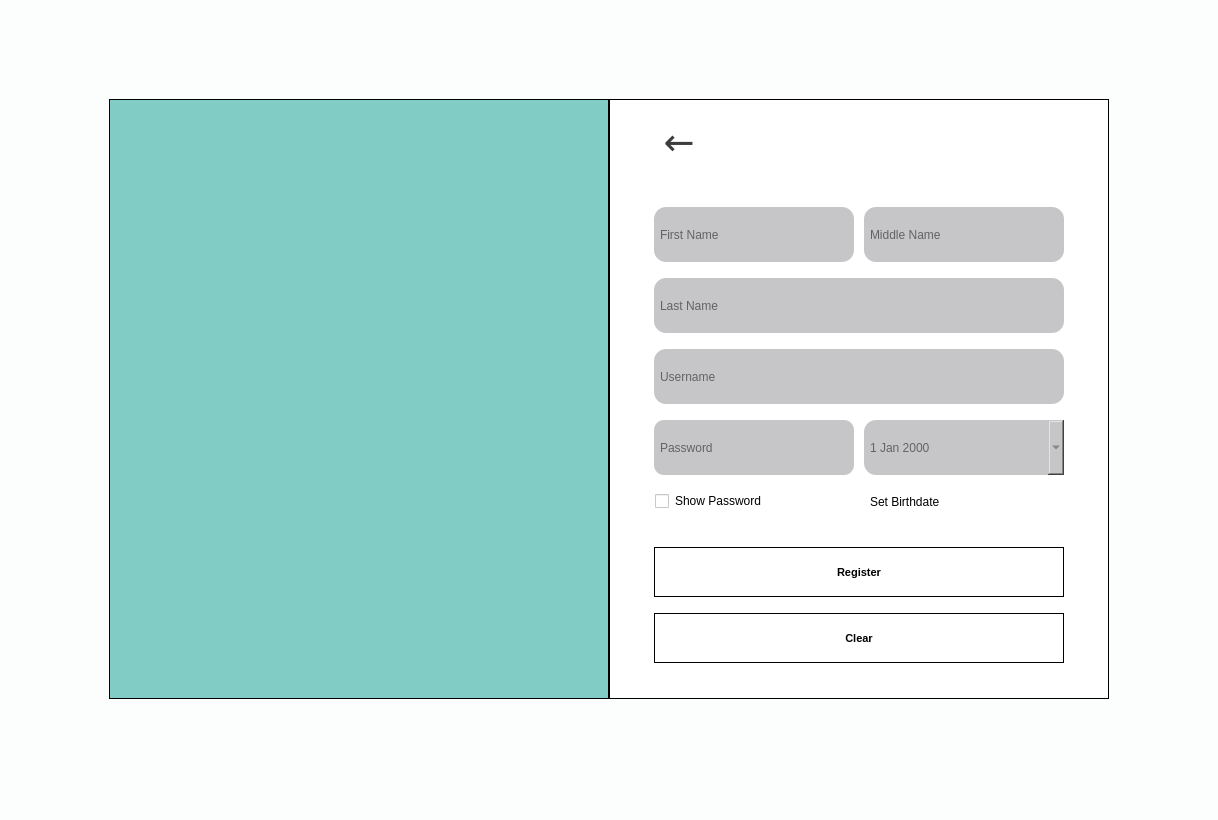
<?xml version="1.0" encoding="UTF-8"?>
<ui version="4.0">
 <class>adminRegistration</class>
 <widget class="QMainWindow" name="adminRegistration">
  <property name="geometry">
   <rect>
    <x>0</x>
    <y>0</y>
    <width>1218</width>
    <height>820</height>
   </rect>
  </property>
  <property name="windowTitle">
   <string>adminRegistration</string>
  </property>
  <property name="styleSheet">
   <string notr="true">background-color: #FCFEFE;</string>
  </property>
  <property name="animated">
   <bool>true</bool>
  </property>
  <property name="documentMode">
   <bool>false</bool>
  </property>
  <widget class="QWidget" name="centralwidget">
   <property name="layoutDirection">
    <enum>Qt::LeftToRight</enum>
   </property>
   <layout class="QGridLayout" name="gridLayout_4">
    <item row="0" column="0">
     <layout class="QGridLayout" name="gridLayout_3">
      <property name="horizontalSpacing">
       <number>0</number>
      </property>
      <item row="0" column="0">
       <widget class="QWidget" name="widget_2" native="true">
        <property name="minimumSize">
         <size>
          <width>200</width>
          <height>0</height>
         </size>
        </property>
        <property name="maximumSize">
         <size>
          <width>500</width>
          <height>600</height>
         </size>
        </property>
        <property name="styleSheet">
         <string notr="true">QWidget {
    background-color: #81cdc6;
 border-style: solid;
    border-color: black;
    border-width: 1px;

}</string>
        </property>
        <layout class="QGridLayout" name="gridLayout">
         <property name="rightMargin">
          <number>9</number>
         </property>
         <item row="0" column="0">
          <widget class="QLabel" name="logo">
           <property name="minimumSize">
            <size>
             <width>420</width>
             <height>50</height>
            </size>
           </property>
           <property name="maximumSize">
            <size>
             <width>450</width>
             <height>290</height>
            </size>
           </property>
           <property name="styleSheet">
            <string notr="true">image: url(:/images/received_836614531712349.png);

border:none;</string>
           </property>
           <property name="frameShape">
            <enum>QFrame::NoFrame</enum>
           </property>
           <property name="frameShadow">
            <enum>QFrame::Plain</enum>
           </property>
           <property name="text">
            <string/>
           </property>
           <property name="scaledContents">
            <bool>true</bool>
           </property>
           <property name="margin">
            <number>0</number>
           </property>
          </widget>
         </item>
        </layout>
       </widget>
      </item>
      <item row="0" column="1">
       <widget class="QWidget" name="whiteContainer" native="true">
        <property name="minimumSize">
         <size>
          <width>200</width>
          <height>0</height>
         </size>
        </property>
        <property name="maximumSize">
         <size>
          <width>500</width>
          <height>600</height>
         </size>
        </property>
        <property name="layoutDirection">
         <enum>Qt::LeftToRight</enum>
        </property>
        <property name="autoFillBackground">
         <bool>false</bool>
        </property>
        <property name="styleSheet">
         <string notr="true">QWidget {
    background-color: #fff;
 border-style: solid;
    border-color: black;
    border-width: 1px;
}</string>
        </property>
        <property name="inputMethodHints">
         <set>Qt::ImhNone</set>
        </property>
        <layout class="QGridLayout" name="gridLayout_2">
         <property name="leftMargin">
          <number>45</number>
         </property>
         <property name="topMargin">
          <number>10</number>
         </property>
         <property name="rightMargin">
          <number>45</number>
         </property>
         <property name="bottomMargin">
          <number>30</number>
         </property>
         <property name="verticalSpacing">
          <number>10</number>
         </property>
         <item row="3" column="0">
          <widget class="QLineEdit" name="lastName_input">
           <property name="minimumSize">
            <size>
             <width>150</width>
             <height>55</height>
            </size>
           </property>
           <property name="maximumSize">
            <size>
             <width>500</width>
             <height>55</height>
            </size>
           </property>
           <property name="font">
            <font>
             <family>Segoe UI</family>
            </font>
           </property>
           <property name="styleSheet">
            <string notr="true">
QLineEdit {
  background-color: #c6c6c8;
  padding: 4px;
  border: none;
border-radius:12px;
  position: relative;
  z-index: 0; /* We force a stacking context */
}
</string>
           </property>
           <property name="text">
            <string/>
           </property>
           <property name="frame">
            <bool>true</bool>
           </property>
           <property name="echoMode">
            <enum>QLineEdit::Normal</enum>
           </property>
           <property name="placeholderText">
            <string>Last Name</string>
           </property>
          </widget>
         </item>
         <item row="2" column="0">
          <layout class="QHBoxLayout" name="horizontalLayout">
           <property name="spacing">
            <number>10</number>
           </property>
           <item>
            <widget class="QLineEdit" name="firstName_input">
             <property name="minimumSize">
              <size>
               <width>150</width>
               <height>55</height>
              </size>
             </property>
             <property name="maximumSize">
              <size>
               <width>500</width>
               <height>55</height>
              </size>
             </property>
             <property name="font">
              <font>
               <family>Segoe UI</family>
              </font>
             </property>
             <property name="styleSheet">
              <string notr="true">
QLineEdit {
  background-color: #c6c6c8;
  padding: 4px;
  border: none;
border-radius:12px;
  position: relative;
  z-index: 0; /* We force a stacking context */
}
</string>
             </property>
             <property name="text">
              <string/>
             </property>
             <property name="frame">
              <bool>true</bool>
             </property>
             <property name="echoMode">
              <enum>QLineEdit::Normal</enum>
             </property>
             <property name="placeholderText">
              <string>First Name</string>
             </property>
            </widget>
           </item>
           <item>
            <widget class="QLineEdit" name="middleName_input">
             <property name="minimumSize">
              <size>
               <width>150</width>
               <height>55</height>
              </size>
             </property>
             <property name="maximumSize">
              <size>
               <width>500</width>
               <height>55</height>
              </size>
             </property>
             <property name="font">
              <font>
               <family>Segoe UI</family>
              </font>
             </property>
             <property name="styleSheet">
              <string notr="true">
QLineEdit {
  background-color: #c6c6c8;
  padding: 4px;
  border: none;
border-radius:12px;
  position: relative;
  z-index: 0; /* We force a stacking context */
}
</string>
             </property>
             <property name="text">
              <string/>
             </property>
             <property name="frame">
              <bool>true</bool>
             </property>
             <property name="echoMode">
              <enum>QLineEdit::Normal</enum>
             </property>
             <property name="placeholderText">
              <string>Middle Name</string>
             </property>
            </widget>
           </item>
          </layout>
         </item>
         <item row="6" column="0">
          <layout class="QHBoxLayout" name="horizontalLayout_3">
           <property name="bottomMargin">
            <number>20</number>
           </property>
           <item>
            <widget class="QCheckBox" name="show_password_checkbox">
             <property name="minimumSize">
              <size>
               <width>150</width>
               <height>0</height>
              </size>
             </property>
             <property name="maximumSize">
              <size>
               <width>500</width>
               <height>20</height>
              </size>
             </property>
             <property name="font">
              <font>
               <family>Segoe UI</family>
              </font>
             </property>
             <property name="layoutDirection">
              <enum>Qt::LeftToRight</enum>
             </property>
             <property name="styleSheet">
              <string notr="true">border-color:white;
</string>
             </property>
             <property name="text">
              <string>Show Password</string>
             </property>
            </widget>
           </item>
           <item>
            <spacer name="horizontalSpacer">
             <property name="orientation">
              <enum>Qt::Horizontal</enum>
             </property>
             <property name="sizeType">
              <enum>QSizePolicy::Fixed</enum>
             </property>
             <property name="sizeHint" stdset="0">
              <size>
               <width>62</width>
               <height>20</height>
              </size>
             </property>
            </spacer>
           </item>
           <item>
            <widget class="QLabel" name="setBirthdate_label">
             <property name="sizePolicy">
              <sizepolicy hsizetype="Expanding" vsizetype="Fixed">
               <horstretch>0</horstretch>
               <verstretch>0</verstretch>
              </sizepolicy>
             </property>
             <property name="minimumSize">
              <size>
               <width>150</width>
               <height>0</height>
              </size>
             </property>
             <property name="maximumSize">
              <size>
               <width>500</width>
               <height>20</height>
              </size>
             </property>
             <property name="font">
              <font>
               <family>Segoe UI</family>
              </font>
             </property>
             <property name="styleSheet">
              <string notr="true">QLabel {
  background-color: #fff;
  padding: 4px;
  border: none;
  border-radius: 12px; /* Adjusted border-radius */
  position: relative;
  z-index: 0; /* We force a stacking context */
  color: black;
}
</string>
             </property>
             <property name="lineWidth">
              <number>0</number>
             </property>
             <property name="text">
              <string>Set Birthdate</string>
             </property>
             <property name="alignment">
              <set>Qt::AlignLeading|Qt::AlignLeft|Qt::AlignTop</set>
             </property>
             <property name="indent">
              <number>0</number>
             </property>
            </widget>
           </item>
          </layout>
         </item>
         <item row="4" column="0">
          <widget class="QLineEdit" name="username_input">
           <property name="minimumSize">
            <size>
             <width>150</width>
             <height>55</height>
            </size>
           </property>
           <property name="maximumSize">
            <size>
             <width>500</width>
             <height>55</height>
            </size>
           </property>
           <property name="font">
            <font>
             <family>Segoe UI</family>
            </font>
           </property>
           <property name="styleSheet">
            <string notr="true">
QLineEdit {
  background-color: #c6c6c8;
  padding: 4px;
  border: none;
border-radius:12px;
  position: relative;
  z-index: 0; /* We force a stacking context */
}
</string>
           </property>
           <property name="text">
            <string/>
           </property>
           <property name="frame">
            <bool>true</bool>
           </property>
           <property name="echoMode">
            <enum>QLineEdit::Normal</enum>
           </property>
           <property name="placeholderText">
            <string>Username</string>
           </property>
          </widget>
         </item>
         <item row="7" column="0">
          <widget class="QPushButton" name="registerButton">
           <property name="minimumSize">
            <size>
             <width>150</width>
             <height>50</height>
            </size>
           </property>
           <property name="maximumSize">
            <size>
             <width>500</width>
             <height>16777215</height>
            </size>
           </property>
           <property name="font">
            <font>
             <family>Segoe UI</family>
             <pointsize>8</pointsize>
             <weight>75</weight>
             <bold>true</bold>
             <strikeout>false</strikeout>
            </font>
           </property>
           <property name="mouseTracking">
            <bool>true</bool>
           </property>
           <property name="tabletTracking">
            <bool>true</bool>
           </property>
           <property name="styleSheet">
            <string notr="true">QPushButton {
 background-color: #10cc94;
border-radius:12px;
color:#fff;
}
QPushButton#quit_button {
   background-color: green;
}
QPushButton::pressed {
background-color: #fff;
}
QpushButton{
border: 2px solid #555;
    border-radius: 20px;
    border-style: outset;
border-width:200px;
    
}
QPushButton:hover {
   background-color: #0a9c73;
   transition: background-color 0.5s cubic-bezier(0.4, 0, 0.2, 1);
}

border:none;
</string>
           </property>
           <property name="text">
            <string>Register</string>
           </property>
          </widget>
         </item>
         <item row="8" column="0">
          <widget class="QPushButton" name="clearButton">
           <property name="minimumSize">
            <size>
             <width>150</width>
             <height>50</height>
            </size>
           </property>
           <property name="maximumSize">
            <size>
             <width>500</width>
             <height>16777215</height>
            </size>
           </property>
           <property name="font">
            <font>
             <family>Segoe UI</family>
             <pointsize>8</pointsize>
             <weight>75</weight>
             <bold>true</bold>
             <strikeout>false</strikeout>
            </font>
           </property>
           <property name="mouseTracking">
            <bool>true</bool>
           </property>
           <property name="tabletTracking">
            <bool>true</bool>
           </property>
           <property name="styleSheet">
            <string notr="true">QPushButton {
 background-color: #F88379;
border-radius:12px;
color:#fff;
}
QPushButton#quit_button {
   background-color: green;
}
QPushButton::pressed {
background-color: #fff;
}
QpushButton{
border: 2px solid #555;
border-radius: 20px;
border-style: outset;
border-width:200px;
    
}
QPushButton:hover {
   background-color: #F66150;
   transition: background-color 0.5s cubic-bezier(0.4, 0, 0.2, 1);
}

border:none;
</string>
           </property>
           <property name="text">
            <string>Clear</string>
           </property>
          </widget>
         </item>
         <item row="1" column="0">
          <spacer name="verticalSpacer">
           <property name="orientation">
            <enum>Qt::Vertical</enum>
           </property>
           <property name="sizeType">
            <enum>QSizePolicy::Fixed</enum>
           </property>
           <property name="sizeHint" stdset="0">
            <size>
             <width>20</width>
             <height>25</height>
            </size>
           </property>
          </spacer>
         </item>
         <item row="5" column="0">
          <layout class="QHBoxLayout" name="horizontalLayout_2">
           <property name="spacing">
            <number>10</number>
           </property>
           <item>
            <widget class="QLineEdit" name="password_input">
             <property name="minimumSize">
              <size>
               <width>150</width>
               <height>55</height>
              </size>
             </property>
             <property name="maximumSize">
              <size>
               <width>500</width>
               <height>55</height>
              </size>
             </property>
             <property name="font">
              <font>
               <family>Segoe UI</family>
              </font>
             </property>
             <property name="styleSheet">
              <string notr="true">
QLineEdit {
  background-color: #c6c6c8;
  padding:4px;
  border: none;
border-radius:10px;

  position: relative;
  z-index: 0; /* We force a stacking context */
}

QLineEdit::before {
  content: &quot;&quot;;
  position: absolute;
  z-index: -2;
  inset: -5px;
  transform: translate(10px, 8px);
  background: qlineargradient(x1:0, y1:0, x2:1, y2:0, stop: 0 rgb(198,198,200), stop: 1 rgb(204,204,206));
  filter: blur(10px);
}

QLineEdit::after {
  content: &quot;&quot;;
  position: absolute;
  z-index: -1;
  inset: 0;
  background: inherit;
  border: inherit;
  box-shadow: inherit;
}</string>
             </property>
             <property name="text">
              <string/>
             </property>
             <property name="frame">
              <bool>true</bool>
             </property>
             <property name="echoMode">
              <enum>QLineEdit::Password</enum>
             </property>
             <property name="placeholderText">
              <string>Password</string>
             </property>
            </widget>
           </item>
           <item>
            <widget class="QDateEdit" name="birthdate_edit">
             <property name="sizePolicy">
              <sizepolicy hsizetype="Expanding" vsizetype="Fixed">
               <horstretch>0</horstretch>
               <verstretch>0</verstretch>
              </sizepolicy>
             </property>
             <property name="minimumSize">
              <size>
               <width>150</width>
               <height>55</height>
              </size>
             </property>
             <property name="maximumSize">
              <size>
               <width>500</width>
               <height>55</height>
              </size>
             </property>
             <property name="font">
              <font>
               <family>Segoe UI</family>
              </font>
             </property>
             <property name="layoutDirection">
              <enum>Qt::LeftToRight</enum>
             </property>
             <property name="styleSheet">
              <string notr="true">
QDateEdit {
  background-color: #c6c6c8;
  padding: 4px;
  border: none;
border-radius:12px;
  position: relative;
  z-index: 0; /* We force a stacking context */
color:#636364;
}
</string>
             </property>
             <property name="alignment">
              <set>Qt::AlignLeading|Qt::AlignLeft|Qt::AlignVCenter</set>
             </property>
             <property name="buttonSymbols">
              <enum>QAbstractSpinBox::UpDownArrows</enum>
             </property>
             <property name="specialValueText">
              <string/>
             </property>
             <property name="calendarPopup">
              <bool>true</bool>
             </property>
            </widget>
           </item>
          </layout>
         </item>
         <item row="0" column="0">
          <widget class="QPushButton" name="backButton">
           <property name="minimumSize">
            <size>
             <width>0</width>
             <height>0</height>
            </size>
           </property>
           <property name="maximumSize">
            <size>
             <width>50</width>
             <height>16777215</height>
            </size>
           </property>
           <property name="font">
            <font>
             <family>Malgun Gothic</family>
             <pointsize>28</pointsize>
             <weight>50</weight>
             <bold>false</bold>
            </font>
           </property>
           <property name="layoutDirection">
            <enum>Qt::LeftToRight</enum>
           </property>
           <property name="styleSheet">
            <string notr="true">QPushButton {
    background-color: transparent;
    border: none;
    color:#3d3d3d	;
    padding: 0;
}

QPushButton:hover {
    text-decoration: underline;
}

QPushButton:pressed {
    color: #265C42;
}
</string>
           </property>
           <property name="text">
            <string>←</string>
           </property>
           <property name="iconSize">
            <size>
             <width>16</width>
             <height>16</height>
            </size>
           </property>
           <property name="flat">
            <bool>true</bool>
           </property>
          </widget>
         </item>
        </layout>
       </widget>
      </item>
     </layout>
    </item>
   </layout>
  </widget>
  <widget class="QStatusBar" name="statusbar"/>
 </widget>
 <resources>
  <include location="../staffRegistration/logo.qrc"/>
 </resources>
 <connections/>
</ui>
